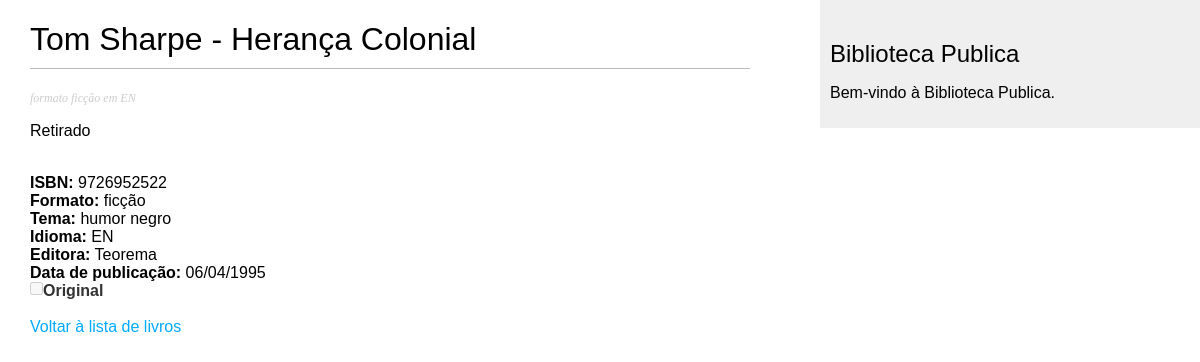
The page /livros/9726952522/ on the database its author committed.
### livros/models.py (models this page shows, shortened)
class Livro(models.Model):
    class Status(models.TextChoices):
        SUGERIDO = 'S', 'Sugerido'
        DISPONIVEL = 'D', 'Disponível'
        EMPRESTADO = 'E', 'Emprestado'
        RESERVADO = 'R', 'Reservado'
        RETIRADO = 'O', 'Retirado'
    isbn = models.CharField(max_length=13, unique=True, primary_key=True)
    titulo = models.CharField(max_length=200)
    idioma = models.CharField(max_length=3)
    tipo = models.CharField(max_length=50)
    tema = models.CharField(max_length=100)
    editora = models.ForeignKey(Editora, to_field='nipc', on_delete=models.PROTECT)
    data_pub = models.DateField()
    original = models.BooleanField(default=True)
    status = models.CharField(
        max_length=1,
        choices=Status.choices,
        default=Status.DISPONIVEL,
    )
    data_add = models.DateTimeField(default=timezone.now)
    objects = models.Manager()          # gestor de modelos padrão
    existentes = LivroExistManager()    # gestor de modelos personalizado para livros existentes
    class Meta:
        ordering = ['titulo']
        indexes = [
            models.Index(fields=['titulo']),
            models.Index(fields=['tipo']),
            models.Index(fields=['tema']),
        ]

class Editora(models.Model):
    nipc = models.CharField(max_length=9, unique=True, primary_key=True)
    nome = models.CharField(max_length=100)
    contacto = models.CharField(max_length=100)
    morada = models.CharField(max_length=200)
    class Meta:
        ordering = ['nipc']
        indexes = [
            models.Index(fields=['nipc']),
            models.Index(fields=['nome']),
        ]
    def __str__(self):
        return self.nome

### livros/views.py (the view)
# urls.py: path('<str:isbn>/', views.detalhes_livro, name='detalhes_livro'),
def detalhes_livro(request, isbn):
    livro = get_object_or_404(Livro, isbn=isbn) # não está a utilizar filtros
    return render(request, 'livros/detalhes.html', {'livro': livro})

### livros/templates/livros/detalhes.html (shortened to what this page needs)
{% extends "livros/base.html" %}
{% block content %}
  <h1>{{ livro.titulo }}</h1>
  <p class="tipo">
    formato {{ livro.tipo }} em {{ livro.idioma }}
  </p>
  {{ livro.get_status_display|linebreaks }}
  <br>
    <strong>ISBN:</strong> {{ livro.isbn }}<br>
    <strong>Formato:</strong> {{ livro.tipo }}<br>
    <strong>Tema:</strong> {{ livro.tema }}<br>
    <strong>Idioma:</strong> {{ livro.idioma }}<br>
    <strong>Editora:</strong> {{ livro.editora }}<br>
    <strong>Data de publicação:</strong> {{ livro.data_pub|date:"d/m/Y" }}<br>
    <label for="original-checkbox">
      <input type="checkbox" id="original-checkbox" {% if livro.original %}checked{% endif %} disabled>
      <strong> Original</strong>
    </label><br>
  <br>
  <a href="{% url 'livros:lista_livros' %}">Voltar à lista de livros</a>
{% endblock %}

### livros/static/css/biblioteca.css (style rules this page uses)
body { margin:0; padding:0; font-family:helvetica, sans-serif; }
a { color:#00abff; text-decoration:none; }
h1 { font-weight:normal; border-bottom:1px solid #bbb; padding:0 0 10px 0; }
p.tipo { color:#ccc; font-family: georgia, serif; font-size: 12px; font-style: italic; }
label { float:left; clear:both; color:#333; margin-bottom:4px; }
input, textarea { clear:both; float:left; margin:0 0 10px; background:#ededed; border:0; padding:6px 10px; font-size:12px; }

### rows shown on the page
Livro: titulo "Tom Sharpe - Herança Colonial", tipo "ficção", idioma "EN", status "Retirado", isbn "9726952522", tema "humor negro", editora "Teorema", data_pub "06/04/1995"
